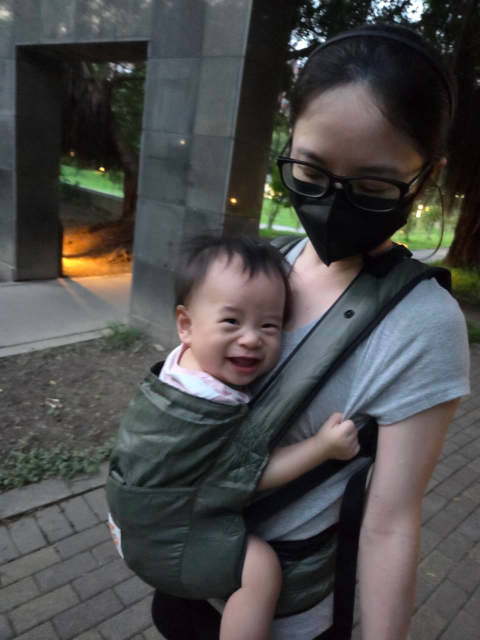
#> input picture photo/04_媽媽與寶寶/07_媽媽背巾戶外散步笑開懷.jpg, 960 x 1280 px, found by its file name (shown at 1/2 size); its folder holds only this picture in this run
$ python make_contact_04.py
#> lines starting #> are read from the running program, lines starting #| are printed output that depends on the picture
import os
from PIL import Image, ImageDraw

src_dir = r"c:\Users\exhek\OneDrive\桌面\birthday\photo\04_媽媽與寶寶"
files = sorted([f for f in os.listdir(src_dir) if f.endswith(".jpg")])

cols = 5
rows = 1
cell_w, cell_h = 240, 240
contact = Image.new("RGB", (cols * cell_w, rows * cell_h), (250, 250, 250))
#> contact: PIL image 1200x240 RGB; every value is 250
draw = ImageDraw.Draw(contact)

for idx, fn in enumerate(files):
    p = os.path.join(src_dir, fn)
    img = Image.open(p)
#> img is the input picture: PIL image 960x1280 RGB; mean R, G, B 74.5, 73.9, 73.6
    img.thumbnail((cell_w - 20, cell_h - 40), Image.Resampling.LANCZOS)
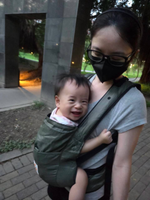
#> img: PIL image 150x200 RGB; mean R, G, B 74.4, 73.8, 73.5
    x = idx * cell_w + (cell_w - img.width) // 2
#> x = 45
    y = 10
    contact.paste(img, (x, y))
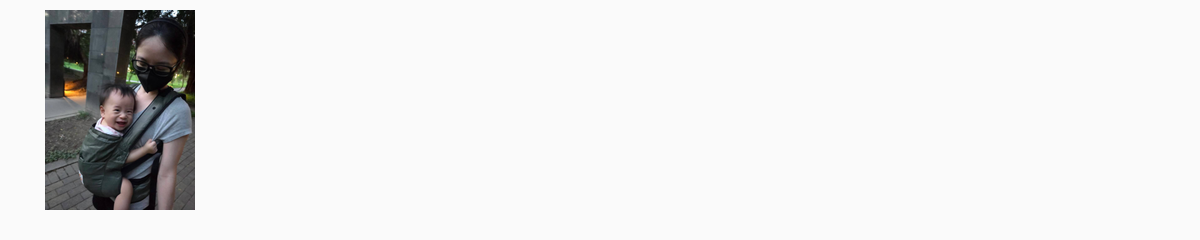
#> contact: PIL image 1200x240 RGB; mean R, G, B 231.7, 231.6, 231.6
    draw.text((idx * cell_w + 10, cell_h - 25), f"{idx+1}. {fn[:12]}", fill=(20, 20, 20))

contact.save(r"c:\Users\exhek\OneDrive\桌面\birthday\images\contact_sheet_04.png")
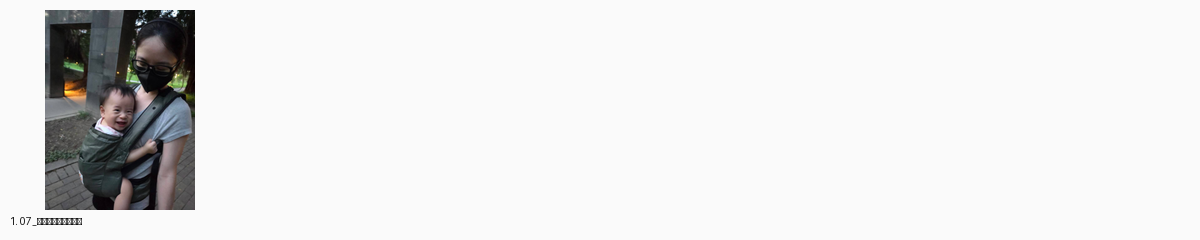
#> saved as contact_sheet_04.png: PIL image 1200x240 RGB; mean R, G, B 231.5, 231.5, 231.4
print("Saved contact_sheet_04.png")

$ run again, on photo/04_媽媽與寶寶/51_媽媽背巾寶寶探頭笑.jpg
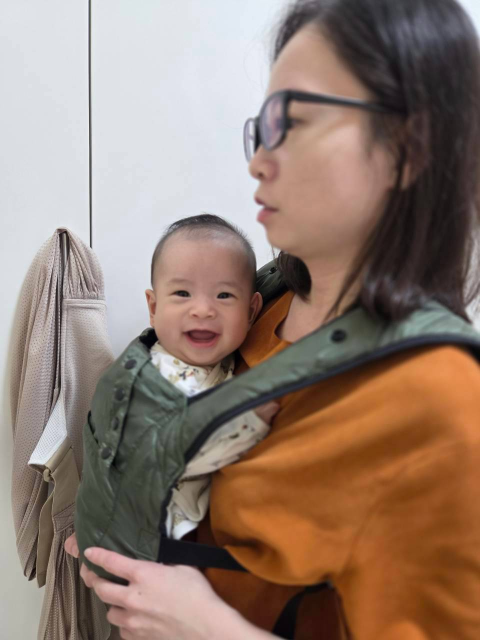
#> input picture photo/04_媽媽與寶寶/51_媽媽背巾寶寶探頭笑.jpg, 960 x 1280 px, found by its file name (shown at 1/2 size)
#> img is the input picture: PIL image 960x1280 RGB; mean R, G, B 145.4, 124.1, 111.9
#> `img.thumbnail((cell_w - 20, cell_h - 40), Image.Resampling.LANCZOS)`:
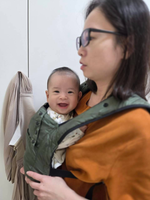
#> img: PIL image 150x200 RGB; mean R, G, B 145.4, 124, 111.9
#> `contact.save(r"c:\Users\exhek\OneDrive\桌面\birthday\images\contact_shee..`:
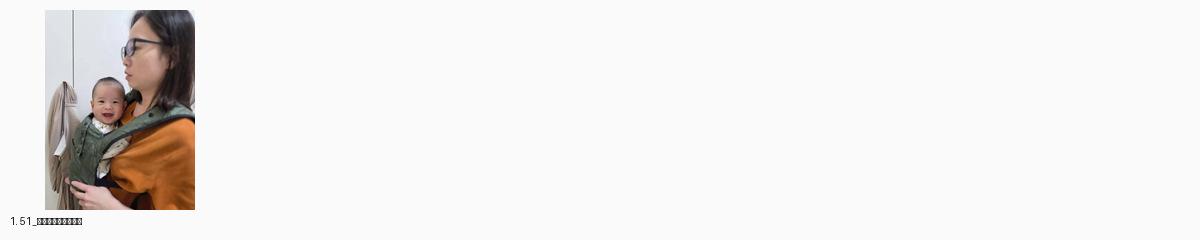
#> saved as contact_sheet_04.png: PIL image 1200x240 RGB; mean R, G, B 238.9, 236.7, 235.4

$ run again, on photo/04_媽媽與寶寶/46_媽媽抱滿月寶寶居家照.jpg
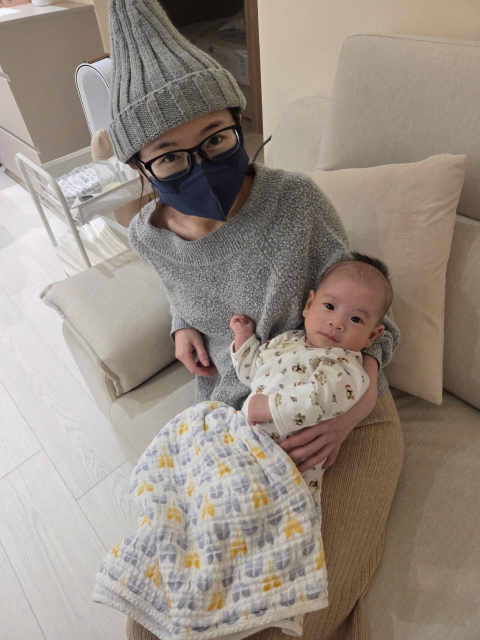
#> input picture photo/04_媽媽與寶寶/46_媽媽抱滿月寶寶居家照.jpg, 960 x 1280 px, found by its file name (shown at 1/2 size)
#> img is the input picture: PIL image 960x1280 RGB; mean R, G, B 151.9, 140.4, 130.6
#> `img.thumbnail((cell_w - 20, cell_h - 40), Image.Resampling.LANCZOS)`:
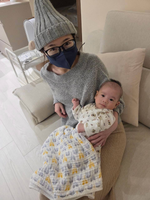
#> img: PIL image 150x200 RGB; mean R, G, B 151.8, 140.3, 130.5
#> `contact.save(r"c:\Users\exhek\OneDrive\桌面\birthday\images\contact_shee..`:
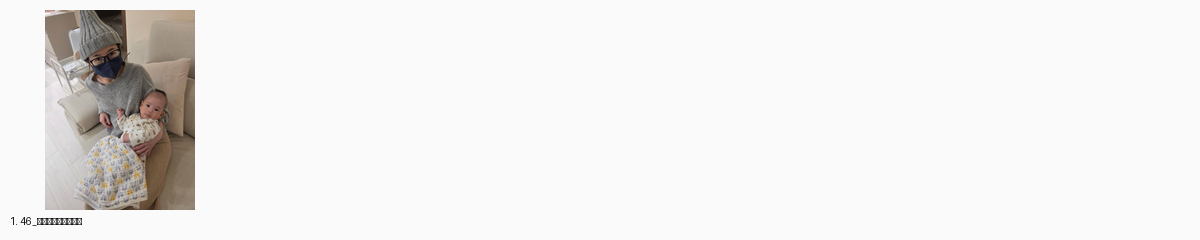
#> saved as contact_sheet_04.png: PIL image 1200x240 RGB; mean R, G, B 239.6, 238.4, 237.4

$ run again, on photo/04_媽媽與寶寶/50_媽媽溫柔幫寶寶洗澡.jpg
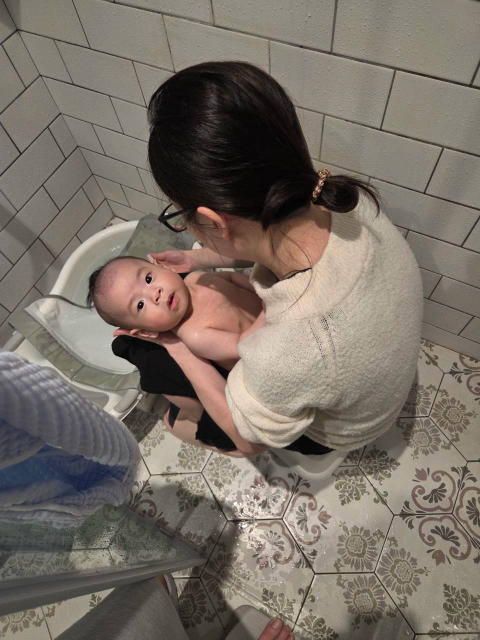
#> input picture photo/04_媽媽與寶寶/50_媽媽溫柔幫寶寶洗澡.jpg, 960 x 1280 px, found by its file name (shown at 1/2 size)
#> img is the input picture: PIL image 960x1280 RGB; mean R, G, B 120.7, 111.7, 102
#> `img.thumbnail((cell_w - 20, cell_h - 40), Image.Resampling.LANCZOS)`:
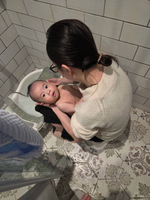
#> img: PIL image 150x200 RGB; mean R, G, B 120.6, 111.6, 101.9
#> `contact.save(r"c:\Users\exhek\OneDrive\桌面\birthday\images\contact_shee..`:
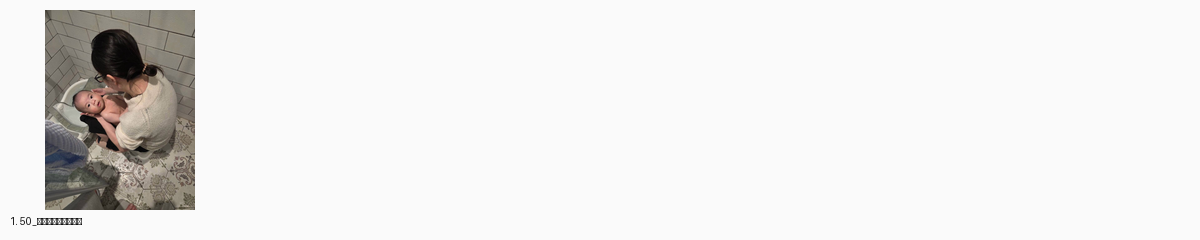
#> saved as contact_sheet_04.png: PIL image 1200x240 RGB; mean R, G, B 236.3, 235.4, 234.4
